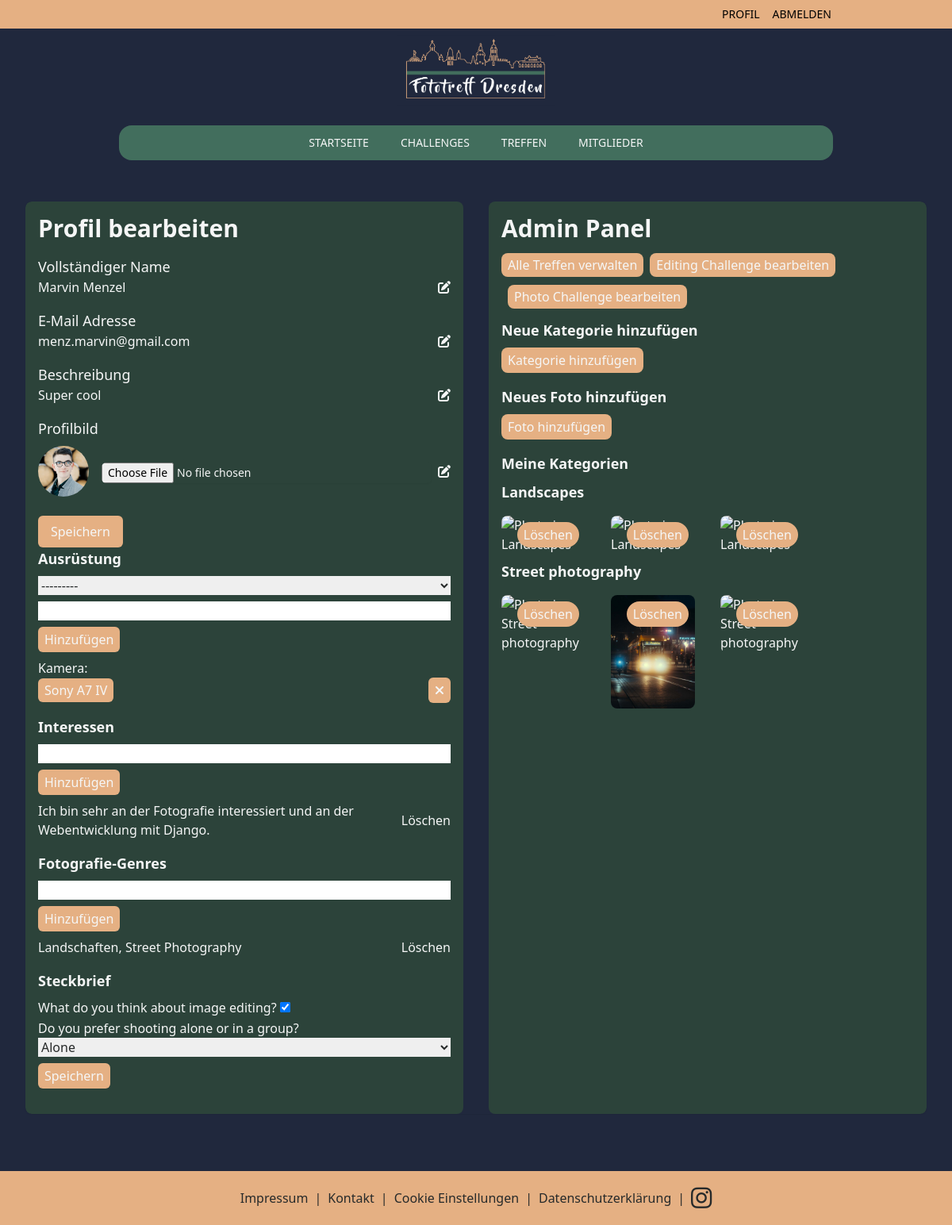
Before: /profile/ (signed in) with the older database file.
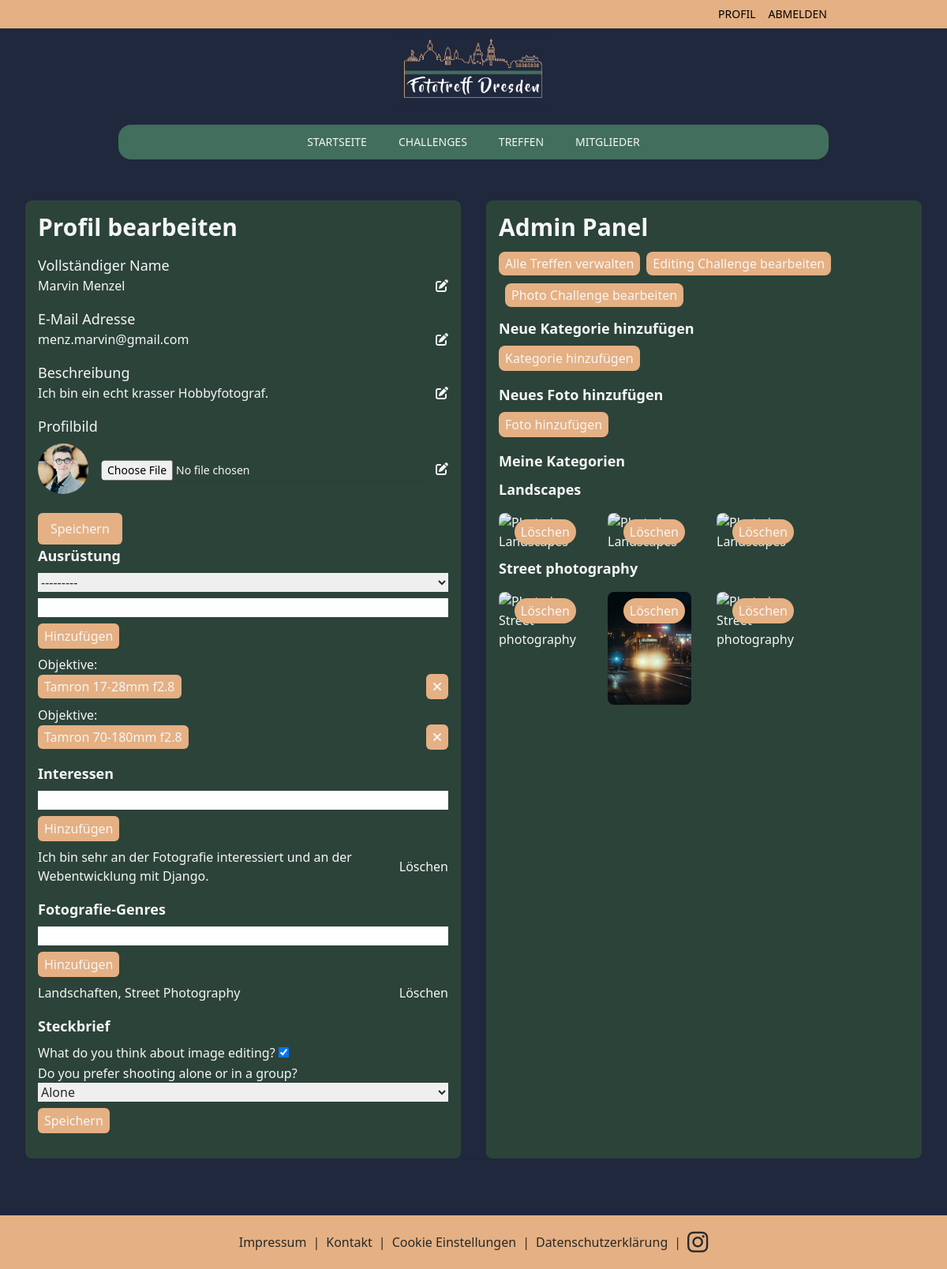
After: the same page with the newer database file.
### members/models.py (models this page shows, shortened)
class CustomUser(AbstractUser):
    email = models.EmailField(unique=True)
    full_name = models.CharField(max_length=100)
    description = models.TextField()
    picture = models.ImageField(upload_to='profiles/', blank=True, null=True)

class Equipment(models.Model):
    CATEGORIES = [
        ('camera', 'Kamera'),
        ('lens', 'Objektive'),
        ('filter', 'Filter'),
        ('accessory', 'Sonstiges Zubehör'),
    ]
    user = models.ForeignKey(CustomUser, related_name='equipment', on_delete=models.CASCADE)
    category = models.CharField(max_length=50, choices=CATEGORIES)
    name = models.CharField(max_length=500)

class Interest(models.Model):
    user = models.ForeignKey(CustomUser, related_name='interests', on_delete=models.CASCADE)
    name = models.CharField(max_length=500)

class PhotoGenre(models.Model):
    user = models.ForeignKey(CustomUser, related_name='photo_genres', on_delete=models.CASCADE)
    name = models.CharField(max_length=500)

class Steckbrief(models.Model):
    user = models.OneToOneField(CustomUser, related_name='steckbrief', on_delete=models.CASCADE)
    image_editing = models.BooleanField(verbose_name="What do you think about image editing?")
    preferred_shooting = models.CharField(
        max_length=100,
        choices=[('alone', 'Alone'), ('group', 'In a group')],
        verbose_name="Do you prefer shooting alone or in a group?"
    )

class PhotoCategory(models.Model):
    user = models.ForeignKey(CustomUser, related_name='categories', on_delete=models.CASCADE)
    name = models.CharField(max_length=100)

class UserPhoto(models.Model):
    user = models.ForeignKey(CustomUser, related_name='photos', on_delete=models.CASCADE)
    category = models.ForeignKey(PhotoCategory, related_name='photos', on_delete=models.CASCADE)
    image = models.ImageField(upload_to='user_photos/')
    description = models.TextField(blank=True, null=True)

### members/views.py (the view)
# urls.py: path('profile/', profile_edit, name='profile_edit'),
@login_required
def profile_edit(request):
    user = request.user
    form = ProfileForm(instance=user)
    equipment_form = EquipmentForm()
    interest_form = InterestForm()
    photo_genre_form = PhotoGenreForm()
    steckbrief_form = SteckbriefForm(instance=Steckbrief.objects.get_or_create(user=user)[0])
    if request.method == 'POST':
        form = ProfileForm(request.POST, request.FILES, instance=user)
        if form.is_valid():
            form.save()
            return redirect('members:profile_edit')
    context = {
        'form': form,
        'equipment_form': equipment_form,
        'interest_form': interest_form,
        'photo_genre_form': photo_genre_form,
        'steckbrief_form': steckbrief_form,
    }
    return render(request, 'members/profile_edit.html', context)

### members/templates/members/profile_edit.html (shortened to what this page needs)
{% extends 'main/base.html' %}
{% load static %}
{% block content %}
<div class="mt-12 mb-8 rounded-lg max-w-4xl mx-auto py-6 sm:px-6 lg:px-8">
    <div class="overflow-hidden shadow-sm sm:rounded-lg">
        <div class="grid grid-cols-1 lg:grid-cols-2 gap-8">
            <div class="bg-fgreen-800 rounded-lg p-4">
                <h1 class="text-3xl font-bold mb-4 text-fgray-50">Profil bearbeiten</h1>
                <form method="post" enctype="multipart/form-data" action="{% url 'members:profile_edit' %}">
                    <div class="mb-4">
                        <label for="id_full_name" class="block text-lg font-medium text-fgray-50">Vollständiger Name</label>
                        <div class="flex items-center">
                            <div class="flex-grow">
                                <p class="text-fgray-50">{{ user.full_name }}</p>
                            </div>
                            <a href="#" class="ml-2 text-fgray-50 hover:text-fgray-50 edit-icon"><i class="fas fa-edit"></i></a>
                        </div>
                    </div>
                    <div class="mb-4">
                        <label for="id_email" class="block text-lg font-medium text-fgray-50">E-Mail Adresse</label>
                        <div class="flex items-center">
                            <div class="flex-grow">
                                <p class="text-fgray-50">{{ user.email }}</p>
                            </div>
                            <a href="#" class="ml-2 text-fgray-50 hover:text-fgray-50 edit-icon"><i class="fas fa-edit"></i></a>
                        </div>
                    </div>
                    <div class="mb-4">
                        <label for="id_description" class="block text-lg font-medium text-fgray-50">Beschreibung</label>
                        <div class="flex items-center">
                            <div class="flex-grow">
                                <p class="text-fgray-50">{{ user.description }}</p>
                            </div>
                            <a href="#" class="ml-2 text-fgray-50 hover:text-fgray-50 edit-icon"><i class="fas fa-edit"></i></a>
                        </div>
                    </div>
                    <div class="mb-4">
                        <label for="id_picture" class="mb-2 block text-lg font-medium text-fgray-50">Profilbild</label>
                        <div class="flex items-center">
                            {% if user.picture %}
                                <img src="{{ user.picture.url }}" alt="Profilbild" class="w-16 h-16 rounded-full mr-4">
                            {% else %}
                                <div class="w-16 h-16 rounded-full bg-gray-300 mr-4"></div>
                            {% endif %}
                            <input type="file" name="picture" id="id_picture" accept="image/*" class="mt-1 block w-full shadow-sm sm:text-sm focus:ring-indigo-500 focus:border-indigo-500 border-gray-300 rounded-md">
                            <a href="#" class="ml-2 text-fgray-50 hover:text-fgray-50 edit-icon"><i class="fas fa-edit"></i></a>
                        </div>
                    </div>
                    <div class="mt-6">
                        <button type="submit" class="bg-forange-300 text-fgray-50 px-4 py-2 rounded-md hover:bg-gray-700">Speichern</button>
                    </div>
                </form>
                <div class="mb-4">
                    <h2 class="text-lg font-bold mb-2 text-fgray-50">Ausrüstung</h2>
                    <form id="add-equipment-form" method="post" action="{% url 'members:add_equipment' %}">
                        {{ equipment_form.category }}
                        {{ equipment_form.name }}
                        <button type="submit" class="bg-forange-300 text-fgray-50 px-2 py-1 rounded-md">Hinzufügen</button>
                    </form>
                    <ul id="equipment-list" class="mt-2">
                        {% with prev_category='' %}
                            {% for equipment in user.equipment.all %}
                                {% if forloop.first or equipment.get_category_display != prev_category %}
                                    {% if not forloop.first %}</div>{% endif %}
                                    <div class="mb-2">
                                    <span class="text-fgray-50">{{ equipment.get_category_display }}:</span>
                                {% endif %}
                                <li class="flex justify-between items-center mb-1" id="equipment-{{ equipment.id }}">
                                    <span class="text-fgray-50">
                                        <span class="bg-forange-300 px-2 py-1 rounded-md">{{ equipment.name }}</span>
                                    </span>
                                    <button class="delete-equipment text-fgray-50 bg-forange-300 px-2 py-1 rounded-md" data-id="{{ equipment.id }}">
                                        <i class="fas fa-times"></i>
                                    </button>
                                </li>
                                {% if forloop.last %}</div>{% endif %}
                            {% endfor %}
                        {% endwith %}
                    </ul>
                </div>
                <div class="mb-4">
                    <h2 class="text-lg font-bold mb-2 text-fgray-50">Interessen</h2>
                    <form id="add-interest-form" method="post" action="{% url 'members:add_interest' %}">
                        {{ interest_form.name }}
                        <button type="submit" class="bg-forange-300 text-fgray-50 px-2 py-1 rounded-md">Hinzufügen</button>
                    </form>
                    <ul id="interest-list" class="mt-2">
                        {% for interest in user.interests.all %}
                            <li class="flex justify-between items-center" id="interest-{{ interest.id }}">
                                <span class="text-fgray-50">{{ interest.name }}</span>
                                <button class="delete-interest text-fgray-50" data-id="{{ interest.id }}">Löschen</button>
                            </li>
                        {% endfor %}
                    </ul>
                </div>
                <div class="mb-4">
                    <h2 class="text-lg font-bold mb-2 text-fgray-50">Fotografie-Genres</h2>
                    <form id="add-photo-genre-form" method="post" action="{% url 'members:add_photo_genre' %}">
                        {{ photo_genre_form.name }}
                        <button type="submit" class="bg-forange-300 text-fgray-50 px-2 py-1 rounded-md">Hinzufügen</button>
                    </form>
                    <ul id="photo-genre-list" class="mt-2">
                        {% for genre in user.photo_genres.all %}
                            <li class="flex justify-between items-center" id="photo-genre-{{ genre.id }}">
                                <span class="text-fgray-50">{{ genre.name }}</span>
                                <button class="delete-photo-genre text-fgray-50" data-id="{{ genre.id }}">Löschen</button>
                            </li>
                        {% endfor %}
                    </ul>
                </div>
                <div class="mb-4">
                    <h2 class="text-lg font-bold mb-2 text-fgray-50">Steckbrief</h2>
                    <form id="manage-steckbrief-form" method="post" action="{% url 'members:manage_steckbrief' %}">
                        {{ steckbrief_form.as_p }}
                        <button type="submit" class="bg-forange-300 text-fgray-50 px-2 py-1 rounded-md">Speichern</button>
                    </form>
                </div>
            </div>
            <div class="bg-fgreen-800 p-4 rounded-lg">
                {% if user.is_staff %}
                    <h2 class="text-3xl font-bold mb-4 text-fgray-50">Admin Panel</h2>
                    <div class="flex space-x-2 flex-wrap">
                        <div class="mb-4"><a href="{% url 'meetup_list_private' %}" class="bg-forange-300 py-1 px-2 rounded-lg hover:text-fgray-50">Alle Treffen verwalten</a></div>
                        <div class="mb-4"><a href="{% url 'editing_challenge:editing_challenge_list_private' %}" class="bg-forange-300 py-1 px-2 rounded-lg hover:text-fgray-50">Editing Challenge bearbeiten</a></div>
                        <div class="mb-4"><a href="{% url 'photo_challenge:photo_challenge_list_private' %}" class="bg-forange-300 py-1 px-2 rounded-lg hover:text-fgray-50">Photo Challenge bearbeiten</a></div>
                    </div>
                {% endif %}
                {% if user.is_authenticated %}
                    <h2 class="text-lg font-bold mb-2">Neue Kategorie hinzufügen</h2>
                    <form method="post" action="{% url 'members:add_category' %}">
                        <button type="submit" class="text-fgray-50 bg-forange-300 py-1 px-2 rounded-lg">Kategorie hinzufügen</button>
                    </form>
                    <h2 class="text-lg font-bold mb-2 mt-4">Neues Foto hinzufügen</h2>
                    <form method="post" action="{% url 'members:add_photo' %}" enctype="multipart/form-data" class="text-fgray-950">
                        <button type="submit" class="text-fgray-50 bg-forange-300 py-1 px-2 rounded-lg">Foto hinzufügen</button>
                    </form>
                    <h2 class="text-lg font-bold mb-2 mt-4 text-fgray-50">Meine Kategorien</h2>
                    {% for category in user.categories.all %}
                        <h3 class="text-lg font-bold mt-2 text-fgray-50">{{ category.name }}</h3>
                        <div class="mt-4 columns-1 gap-5 sm:columns-2 sm:gap-8 md:columns-3 lg:columns-4 [&>img:not(:first-child)]:mt-8">
                            {% for photo in category.photos.all %}
                                <div class="first:mt-0 relative mt-4">
                                    <img src="{{ photo.image.url }}" alt="Photo in {{ category.name }}" class="rounded-lg">
                                    <form method="post" action="{% url 'members:delete_photo' photo.id %}">
                                        <button type="submit" class="py-1 px-2 bg-forange-300 text-fgray-50 absolute top-2 right-2 rounded-full p-1">Löschen</button>
                                    </form>
                                </div>
                            {% endfor %}
                        </div>
                    {% endfor %}
                {% endif %}
            </div>
        </div>
    </div>
</div>
{% endblock %}

Changed rows visible on the page:
removed Equipment: category "Kamera", name "Sony A7 IV"
changed CustomUser "Marvin Menzel": description "Super cool" → "Ich bin ein echt krasser Hobbyfotograf."
added Equipment: category "Objektive", name "Tamron 17-28mm f2.8"
added Equipment: category "Objektive", name "Tamron 70-180mm f2.8"
